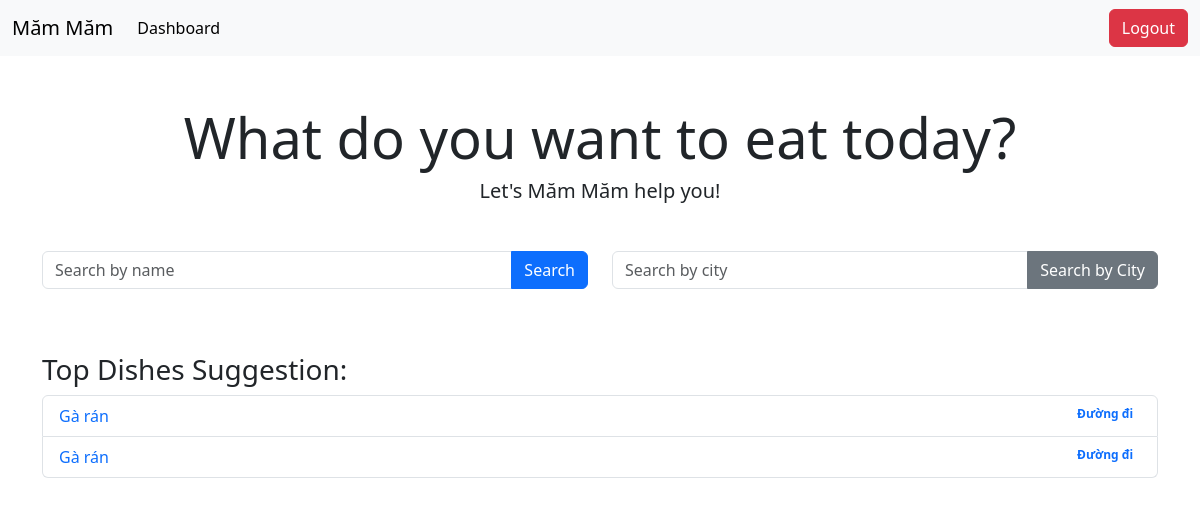
Before: /dashboard/ (signed in) with the older database file.
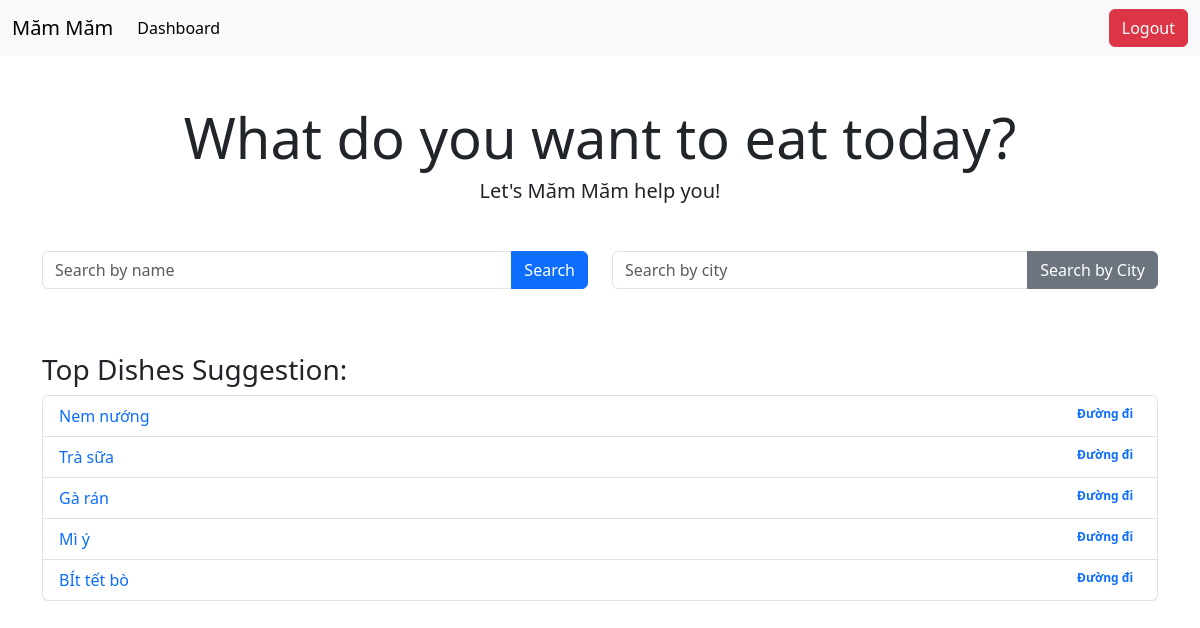
After: the same page with the newer database file.
### myapp/models.py (models this page shows, shortened)
class Dish(models.Model):
    name = models.CharField(max_length=200)
    link = models.URLField(max_length=200)
    code = models.CharField(max_length=300)
    price = models.CharField(max_length=20)
    description = models.CharField(max_length=300)
    total_like = models.IntegerField(default=0)
    likers = models.ManyToManyField(User, blank=True)

### myapp/views.py (the view)
# urls.py: path("dashboard/", dashboard, name="dashboard"),
@login_required(login_url="login")
def dashboard(request):
    best_five_dishes = Dish.objects.order_by("-total_like")[:5]
    context = {
        "best_five_dishes": best_five_dishes
    }
    return render(request, "myapp/dashboard.html", context)

### myapp/templates/myapp/dashboard.html (shortened to what this page needs)
<!DOCTYPE html>
<html lang="en">
  <head>
    <link href="https://cdn.jsdelivr.net/npm/bootstrap@5.3.3/dist/css/bootstrap.min.css" rel="stylesheet">
  </head>
  <body>
    <nav class="navbar navbar-expand-lg navbar-light bg-light">
      <div class="container-fluid">
        <a class="navbar-brand" href="{% url 'myapp:dashboard' %}">Măm Măm</a>
        <div class="collapse navbar-collapse" id="navbarNav">
          <ul class="navbar-nav me-auto">
            <li class="nav-item">
              <a class="nav-link active" aria-current="page" href="{% url 'myapp:dashboard' %}">Dashboard</a>
            </li>
          </ul>
          <div class="d-flex">
            <a href="{% url 'myapp:logout' %}" class="btn btn-danger">Logout</a>
          </div>
        </div>
      </div>
    </nav>
    <div class="container mt-5">
      <div class="text-center mb-5">
        <h1 class="display-4">What do you want to eat today?</h1>
        <h2 class="lead">Let's Măm Măm help you!</h2>
      </div>
      <div class="row justify-content-center">
        <div class="col-md-6 mb-3">
          <form action="{% url 'myapp:search' %}" method="GET" class="input-group">
            <input type="text" name="search" class="form-control" placeholder="Search by name" />
            <button type="submit" class="btn btn-primary">Search</button>
          </form>
        </div>
        <div class="col-md-6 mb-3">
          <form action="{% url 'myapp:searchcity' %}" method="GET" class="input-group">
            <input type="text" name="searchcity" class="form-control" placeholder="Search by city" />
            <button type="submit" class="btn btn-secondary">Search by City</button>
          </form>
        </div>
      </div>
      <div class="mt-5">
        {% if best_five_dishes %}
          <h3>Top Dishes Suggestion:</h3>
          <ul class="list-group">
            {% for dish in best_five_dishes %}
              <li class="list-group-item d-flex justify-content-between align-items-start">
                <a href="{% url 'myapp:detail' dish.id %}" style="text-decoration: none;">{{ dish.name }}</a>
                <span class="badge rounded-pill"><a href="{%url 'myapp:map' dish.id%}" style="text-decoration: none;">Đường đi</a></span>
              </li>
            {% endfor %}
          </ul>
        {% else %}
          <div class="alert alert-warning mt-3" role="alert">
            No dishes are available.
          </div>
        {% endif %}
      </div>
    </div>
  </body>
</html>

Changed rows visible on the page:
no longer on this page (row edited): Dish: name "Gà rán"
added Dish: name "Nem nướng"
added Dish: name "Trà sữa"
added Dish: name "Mì ý"
added Dish: name "BÍt tết bò"
